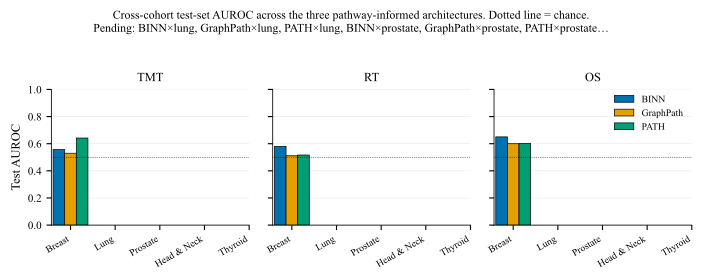

This chart was generated by the following Python code:
"""Figure 8 — cross-cohort summary.

Reads `{binn,graphpath,path}/artifacts/<cohort>/results.json` for every
cohort and draws three grouped bar panels (one per head: TMT / RT / OS)
showing test-set AUROC across the 5 cohorts × 3 models. This is the
single figure that summarises the full pan-cancer sweep.

Falls back to a clearly-marked placeholder if any cohort × model is
missing — the SLURM pipeline writes them in parallel, so the figure
will populate progressively as runs finish.
"""
from __future__ import annotations

import json
from pathlib import Path

import matplotlib.pyplot as plt
import numpy as np

from _style import MODEL_COLORS, OKABE_ITO, apply_style

PROJECT_ROOT = Path(__file__).resolve().parents[2]
COHORTS = ("breast", "lung", "prostate", "head_neck", "thyroid")
COHORT_LABELS = {
    "breast": "Breast", "lung": "Lung", "prostate": "Prostate",
    "head_neck": "Head & Neck", "thyroid": "Thyroid",
}
MODELS = ("BINN", "GraphPath", "PATH")
MODEL_DIRS = {"BINN": "binn", "GraphPath": "graphpath", "PATH": "path"}
HEADS = ("TMT", "RT", "OS")


def _load(model: str, cohort: str):
    p = (PROJECT_ROOT / MODEL_DIRS[model] / "artifacts" / cohort
         / "results.json")
    if not p.exists():
        return None
    return json.loads(p.read_text())


def main() -> None:
    apply_style()
    fig, axes = plt.subplots(1, 3, figsize=(7.1, 2.6), sharey=True)

    # Pull AUROC per (head, cohort, model). NaN where missing.
    auroc = np.full((len(HEADS), len(COHORTS), len(MODELS)), np.nan)
    for ci, c in enumerate(COHORTS):
        for mi, m in enumerate(MODELS):
            d = _load(m, c)
            if d is None:
                continue
            for hi, h in enumerate(HEADS):
                auroc[hi, ci, mi] = d["test"][h]["auroc"]

    missing = []
    for ci, c in enumerate(COHORTS):
        for mi, m in enumerate(MODELS):
            if np.isnan(auroc[:, ci, mi]).all():
                missing.append(f"{m}×{c}")

    width = 0.26
    x = np.arange(len(COHORTS))
    for hi, head in enumerate(HEADS):
        ax = axes[hi]
        for mi, model in enumerate(MODELS):
            ys = auroc[hi, :, mi]
            ax.bar(x + (mi - 1) * width, ys, width,
                   color=MODEL_COLORS[model],
                   edgecolor=OKABE_ITO["black"], linewidth=0.5,
                   label=model)
        ax.axhline(0.5, color=OKABE_ITO["black"], linestyle=":",
                   linewidth=0.5)
        ax.set_xticks(x)
        ax.set_xticklabels([COHORT_LABELS[c] for c in COHORTS],
                           rotation=30, ha="right", fontsize=7)
        ax.set_ylim(0, 1)
        ax.set_title(head, fontsize=9)
        ax.set_axisbelow(True); ax.grid(axis="y")
    axes[0].set_ylabel("Test AUROC")
    axes[-1].legend(loc="upper right", bbox_to_anchor=(1.0, 1.02), ncol=1,
                    fontsize=7)

    title = ("Cross-cohort test-set AUROC across the three pathway-informed "
             "architectures. Dotted line = chance.")
    if missing:
        title += f"\nPending: {', '.join(missing[:6])}{'…' if len(missing) > 6 else ''}"
    fig.suptitle(title, fontsize=8.5, y=1.05)
    fig.tight_layout()
    out = Path(__file__).parent / "fig8_cross_cohort.pdf"
    fig.savefig(out)
    print(f"wrote {out}")


if __name__ == "__main__":
    main()
